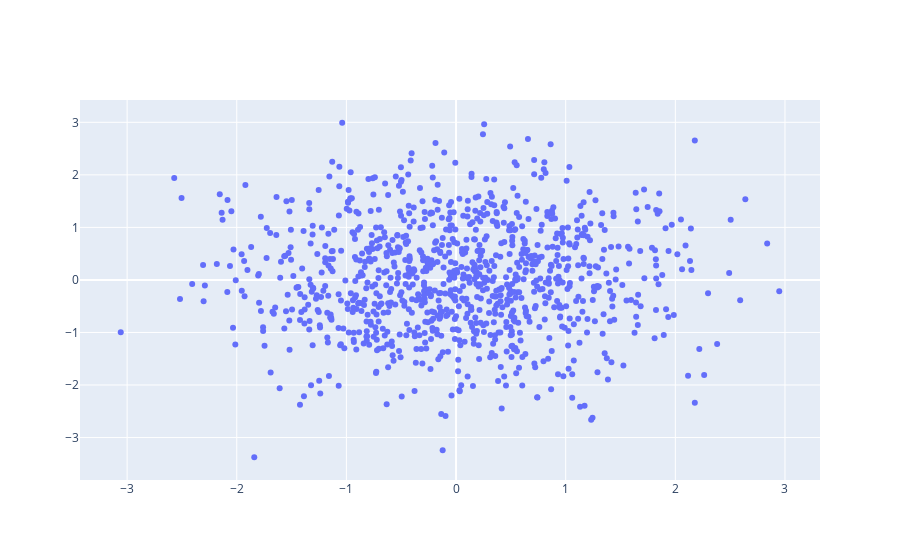

Notebook code for this chart:
### Code cell
# Scatter plot of 1000 random points
random_x = np.random.randn(1000)
random_y = np.random.randn(1000)

# Create a trace
trace = go.Scatter(
    x = random_x,
    y = random_y,
    mode = 'markers'
)

fig = [trace]
iplot(fig)

### Figure 1 — Plotly figure (JSON) as saved in the notebook; plotly's stock layout.template omitted (floating-point values rounded to 4 significant figures; data arrays with more than 128 entries replaced by an {"elided": "..."} marker saying what was removed)
{"data": [{"mode": "markers", "type": "scatter", "x": {"elided": "1000 float values"}, "y": {"elided": "1000 float values"}}], "layout": {}}
